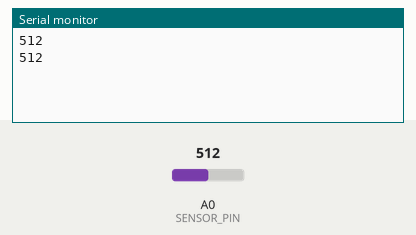
Simulated run of this sketch. Board: Arduino Uno, built with avr-gcc and run on an emulated ATmega328P. Shown: the last lines printed to the serial monitor. The inputs (shaded band) are chosen by the test bench; at power-on: A0 (SENSOR_PIN) = 512.

Above: at 1.8 s.
1.9 s: A0 (SENSOR_PIN) set to 716
At 2.8 s:
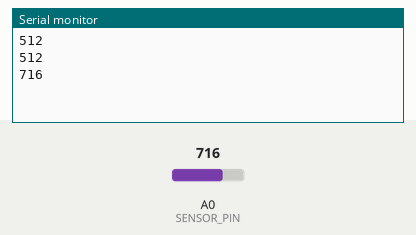
3.4 s: A0 (SENSOR_PIN) set to 900
At 4.3 s:
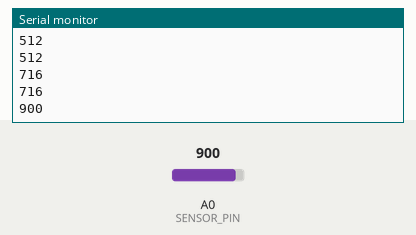
Timing chart, 0 to 6.4 s (numbered marks = the images above; inputs shaded):
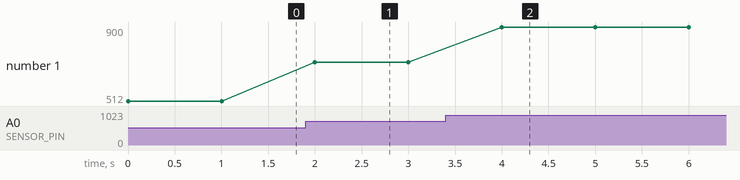

The sketch:

main.ino
```cpp
#include "config.h"

float convertAdcToVoltage(int rawAdc) {
    return (rawAdc * 5.0f) / 1023.0f;
}

void setup() {
    Serial.begin(SERIAL_BAUD);
}


void loop() {
    int raw = analogRead(SENSOR_PIN);
    Serial.println(raw);
    delay(SAMPLE_PERIOD_MS);
}
```

config.h
```cpp
#ifndef CONFIG_H
#define CONFIG_H

#define SENSOR_PIN A0
#define SAMPLE_PERIOD_MS 1000 // compromis: 1s
#define SERIAL_BAUD 19200
#define LED_PIN 13
#define BUTTON_PIN 2

#endif
```

Measured:
- after the input at 1.9 s, the serial monitor: prints a new line after 0.10 s (image 1)
- after the input at 3.4 s, the serial monitor: prints a new line after 0.60 s (image 2)
- plotted number 1: 512 → 716 after the input at 1.9 s, 716 → 900 after the input at 3.4 s
